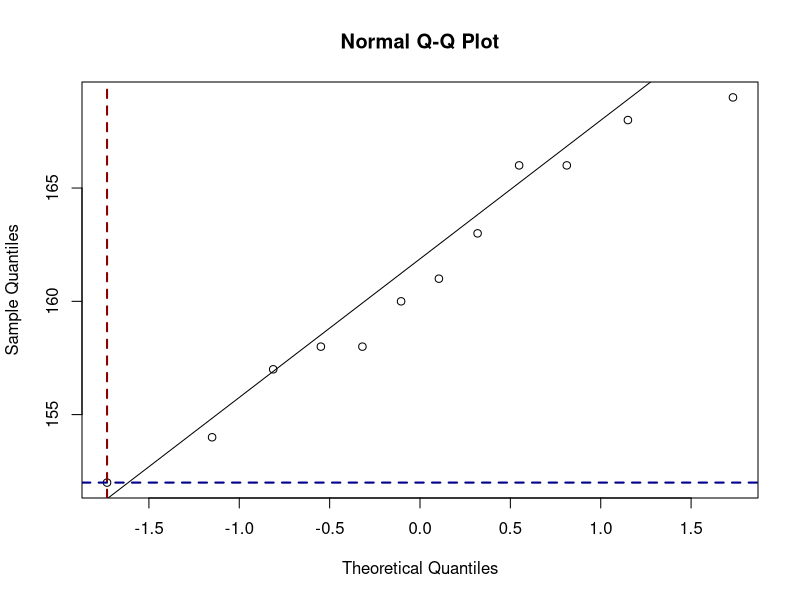
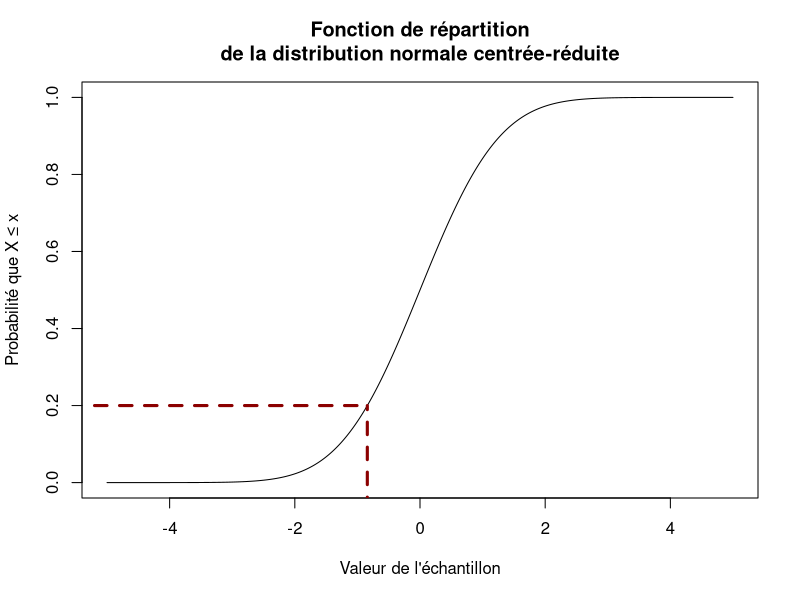
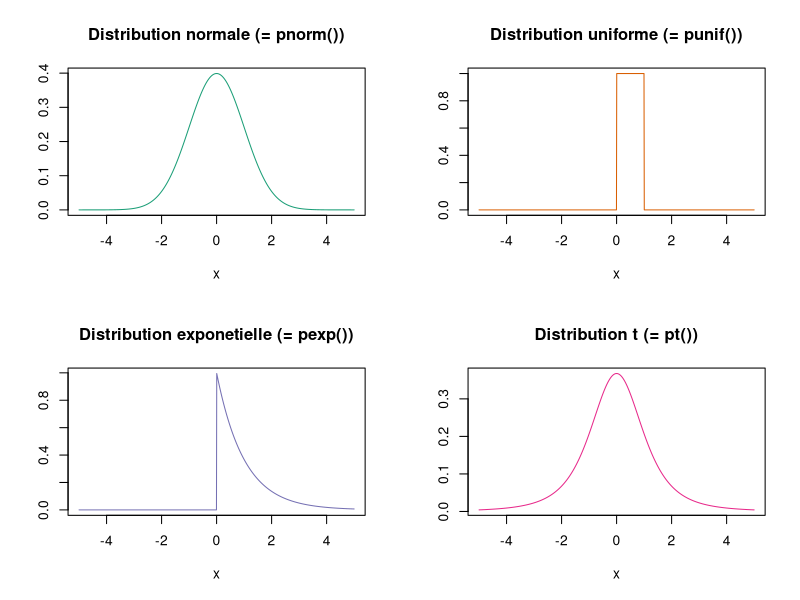

Write R code to recreate these figures, in order.
# Script pour réaliser toutes les analyses de données / figures du cours
# sur les tests non paramétriques de comparaison de moyenne
#
# Packages ---------------------------------------------------------------------
library("dplyr")


# Tests d'ajustements ----------------------------------------------------------
set.seed(20250319)

tailles_femmes = round(rnorm(12, mean = 162.5, sd = 5))

shapiro.test(tailles_femmes)

# Exemple diagramme quantile-quantile
ppoints(12)[1]
qnorm(ppoints(12)[1])

qqnorm(tailles_femmes)
qqline(tailles_femmes)
abline(v = qnorm(ppoints(12)[1]), lty = 2, col = "darkred", lwd = 2)
abline(h = min(tailles_femmes), lty = 2, col = "darkblue", lwd = 2)

# Fonction de répartition
x = seq(-5, 5, length.out = 1000)
plot(
    x, pnorm(x), type = "l",
    main = "Fonction de répartition\nde la distribution normale centrée-réduite",
    xlab = "Valeur de l'échantillon", ylab = "Probabilité que X ≤ x"
)
segments(x0 = -5.2, x1 = qnorm(0.2), y0 = 0.2, lty = 2, col = "darkred", lwd = 3)
segments(qnorm(0.2), y0 = -0.2, y1 = 0.2, lty = 2, col = "darkred", lwd = 3)

# Distributions sur R
par(mfrow = c(2, 2))
plot(x, dnorm(x), main = "Distribution normale (= pnorm())", type = "l", col = "#1B9E77", ylab = NA)
plot(x, dunif(x), main = "Distribution uniforme (= punif())", type = "l", col = "#D95F02", ylab = NA)
plot(x, dexp(x),  main = "Distribution exponetielle (= pexp())", type = "l", col = "#7570B3", ylab = NA)
plot(x, dt(x, df = 3), main = "Distribution t (= pt())", type = "l", col = "#E7298A", ylab = NA)

# Chi² -------------------------------------------------------------------------

# Chi² d'ajustement

chisq.test(
    c(140, 40, 20),          # Effectifs observés
    p = c(0.74, 0.23, 0.03)  # Proportions théoriques
)

regimes = chisq.test(
    c(140, 40, 20),          # Effectifs observés
    p = c(0.74, 0.23, 0.03)  # Proportions théoriques
)

250*0.15

regimes$expected


# Chi² d'homogénéité
chisq.test(matrix(c(140, 40, 20, 148, 60, 42), nrow = 2, byrow = TRUE))


# Chi² d'indépendance

diplome_genre = matrix(
    c(18.3, 28.7, 20.7, 27.1, 18.3, 17.3, 16.6, 13.4, 26.1, 23.5), byrow = TRUE,
    ncol = 2,
    dimnames = list(
        diplome = c(
            "brevet_ou_moins", "bep_cap", "bac", "bac_plus_2", "sup_bac_plus_2"
        ),
        genre   = c("femme", "homme")
    )
)

diplome_genre = diplome_genre*10

chisq.test(diplome_genre)$expected

chisq.test(diplome_genre)
